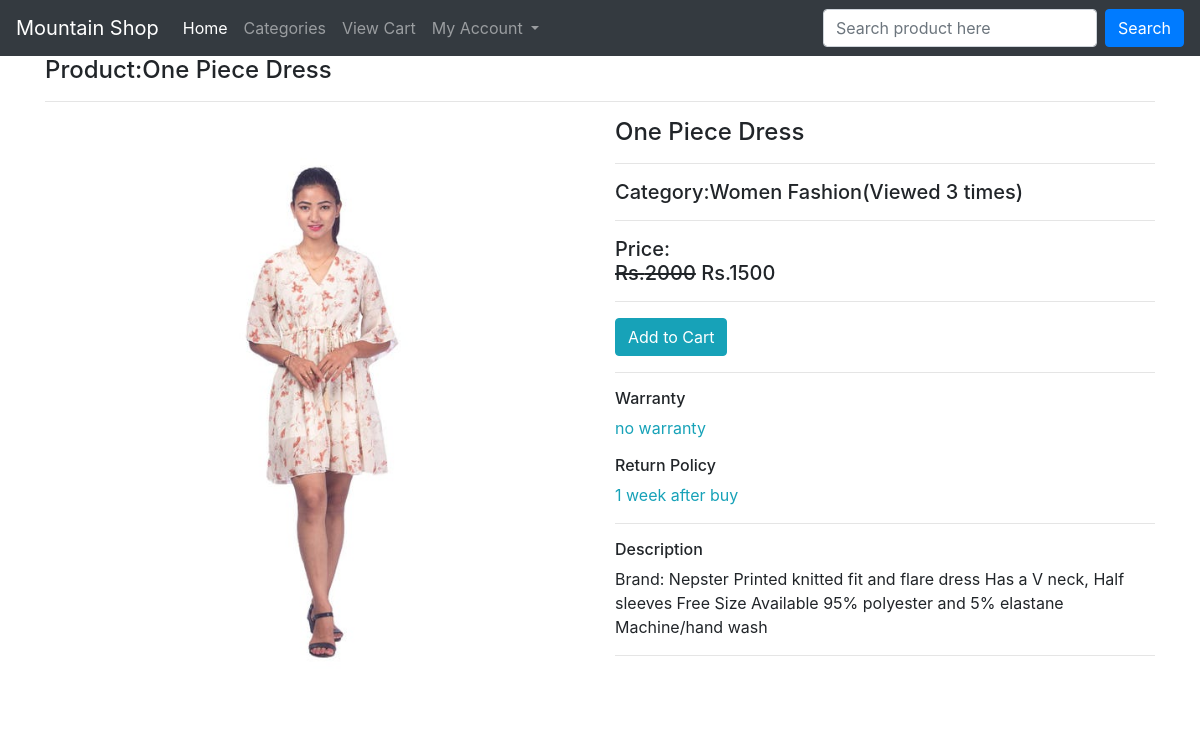
The page /product/one-piece-dress/ on the database its author committed.
### ecomapp/models.py (models this page shows, shortened)
class Product(models.Model):
    title=models.CharField(max_length=200)
    slug=models.SlugField(unique=True)
    category=models.ForeignKey(Category,on_delete=models.CASCADE)
    image = models.ImageField(upload_to='products')
    marked_price =models.PositiveIntegerField()
    selling_price=models.PositiveIntegerField()
    description=models.TextField()
    warranty=models.CharField(max_length=300,null=True,blank=True)
    return_policy=models.CharField(max_length=300,null=True,blank=True)
    var_count=models.PositiveIntegerField(default=0)

class Category(models.Model):
    title=models.CharField(max_length=200)
    slug=models.SlugField(unique=True)
    def __str__(self):
        return self.title

### ecomapp/views.py (the view)
# urls.py: path('product/<slug:slug>/',ProductDetailView.as_view(),name='productdetail'),
class ProductDetailView(EcomMixin,TemplateView):
    template_name='productdetail.html'
    def get_context_data(self,**kwargs):
        context=super().get_context_data(**kwargs)
        url_slug=self.kwargs['slug']
        product=Product.objects.get(slug=url_slug)
        product.var_count +=1
        product.save()
        context['product']=product
        return context

### ecomapp/views.py (called while the page is built)
    def dispatch(self,request,*args,**kwargs):
        cart_id=self.request.session.get('cart_id')
        if cart_id:
            cart_obj=Cart.objects.get(id=cart_id)
            if request.user.is_authenticated and Customer.objects.filter(user=request.user).exists():
                cart_obj.customer=request.user.customer
                cart_obj.save()
        return super().dispatch(request,*args,**kwargs)

### templates/productdetail.html (shortened to what this page needs)
{% extends 'base.html'%}
{%block content%}
<div class="container">
    <h4>Product:{{product.title}}</h4>
    <hr>
    <div class="row">
        <div class="col-md-6">
           <img alt="" src="{{product.image.url}}" class="img-fluid">
        </div>
        <div class="col-md-6">
            <h4>{{product.title}}</h4>
            <hr>
            <h5>Category:{{product.category}}(Viewed {{product.var_count}} times)</h5>
            <hr>
            <h5>Price:<br><strike>Rs.{{product.marked_price}}</strike> Rs.{{product.selling_price}}</h5>
            <hr>
            <a href="{% url 'ecomapp:addtocart' product.id %}" class="btn btn-info">Add to Cart</a>
            <hr>
            <h6>Warranty</h6>
            <p class="text-info">{{product.warranty}}</p>
            <h6>Return Policy</h6>
            <p class="text-info">{{product.return_policy}}</p>
            <hr>
            <h6>Description</h6>
            <p> {{product.description}}</p>
            <hr>
        </div>
    </div>
</div>
{%endblock%}

### rows shown on the page
Product: title "One Piece Dress", image (picture), category "Women Fashion", var_count "3", marked_price "2000", selling_price "1500", warranty "no warranty", return_policy "1 week after buy", description "Brand: Nepster Printed knitted fit and flare dress Has a V neck, Half sleeves Free Size Available 95% polyester and 5% elastane Machine/hand wash"
